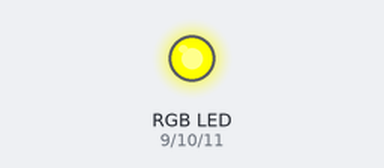
The sketch below on a simulated Arduino Uno, built with avr-gcc and run on an emulated ATmega328P. On the bench: an RGB LED mixed from three pins (HIGH = lit).

Above: at 1.0 s.
At 3.0 s:
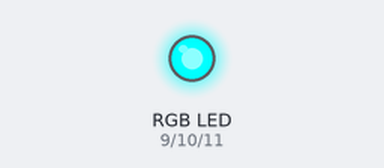
At 5.0 s:
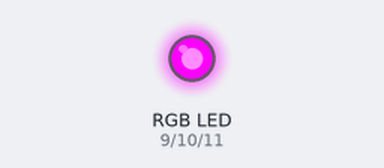
Timing chart, 0 to 7.8 s (numbered marks = the images above):
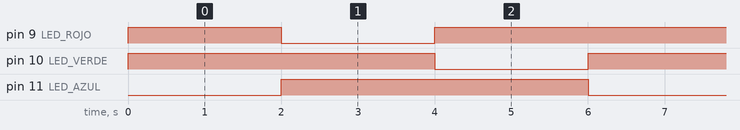

The sketch:

P2A0_04_LED_RGB_2.ino
```cpp
int LED_ROJO = 9;
int LED_VERDE = 10;
int LED_AZUL = 11;

int BRILLO;
int POT = A0;

void setup() {
  pinMode(LED_ROJO, OUTPUT); //Se configura el pin 9 como salida
  pinMode(LED_VERDE, OUTPUT); //Se configura el pin 10 como salida
  pinMode(LED_AZUL, OUTPUT); //Se configura el pin 11 como salida
}

void loop() {
  //Se despliega el color amarillo
  analogWrite(LED_ROJO, 255);
  analogWrite(LED_VERDE, 255);
  analogWrite(LED_AZUL,0);
  delay(2000);
  //Se despliega el color cian
  analogWrite(LED_ROJO, 0);
  analogWrite(LED_VERDE, 255);
  analogWrite(LED_AZUL, 255);
  delay(2000);
  //Se despliega el color magenta
  analogWrite(LED_ROJO, 255);
  analogWrite(LED_VERDE, 0);
  analogWrite(LED_AZUL, 255);
  delay(2000);
}
```

Measured:
- by itself, pin 9 (LED_ROJO): repeats every 6.0 s: LOW 2.0 s, HIGH 4.0 s
- by itself, pin 10 (LED_VERDE), pin 11 (LED_AZUL): alternates HIGH for 4.0 s and LOW for 2.0 s
- by itself, everything shown: repeats every 6.0 s, in 3 steps
